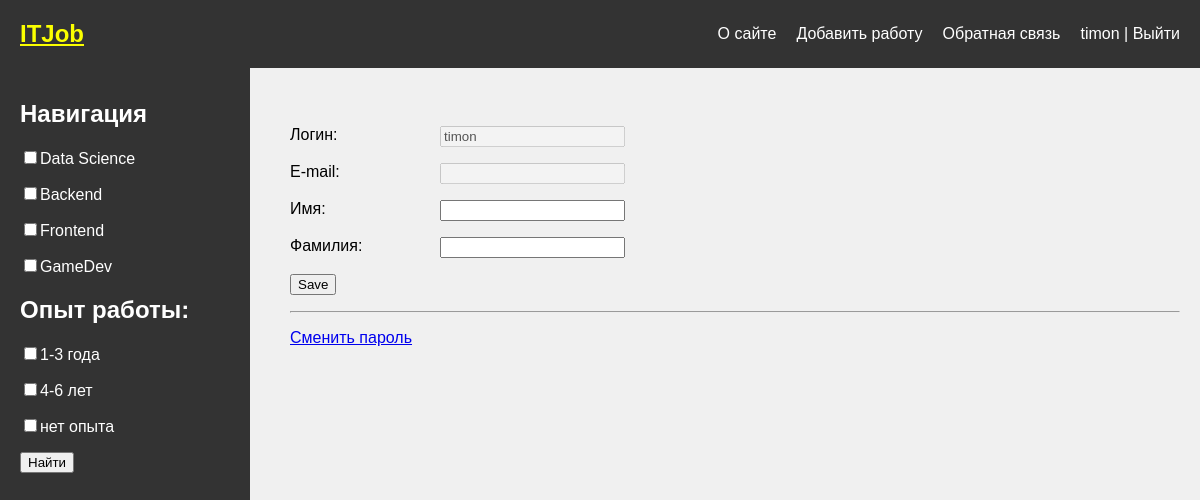
The page /users/profile/ (signed in) on the database its author committed.
### vacancies/models.py (models this page shows, shortened)
class Specification(models.Model):
    name = models.CharField(max_length=100,db_index=True)
    slug = models.SlugField(max_length=100)

class Experience(models.Model):
    exp=models.CharField(max_length=100)
    slug=models.SlugField(max_length=100)

### users/views.py (the view, shortened to what this page needs)
# urls.py: path('profile/',views.ProfileUser.as_view(),name='profile'),
class ProfileUser(LoginRequiredMixin,UpdateView):
    model = get_user_model()
    form_class=ProfileUserForm
    template_name='users/profile.html'
    extra_context = {'title': "Профиль пользователя"}
    def get_object(self,queryset = None):
        return self.request.user

### users/forms.py
class ProfileUserForm(forms.ModelForm):
    username=forms.CharField(disabled=True,label='Логин',widget=forms.TextInput(attrs={'class': 'form-input'}))
    email = forms.CharField(disabled=True, label='E-mail', widget=forms.TextInput(attrs={'class': 'form-input'}))
    class Meta:
        model=get_user_model()
        fields=['username','email','first_name','last_name']
        labels={
            'first_name':'Имя',
            'last_name':'Фамилия',
            }
        widgets={
            'first_name': forms.TextInput(attrs={'class': 'form-input'}),
            'last_name': forms.TextInput(attrs={'class': 'form-input'}),
            }

### users/context_processors.py (called while the page is built)
def get_main_context(request):
    return {'mainmenu':menu}

### vacancies/templatetags/vacancies_tags.py (called while the page is built)
@register.inclusion_tag('vacancies/list_categories.html')
def show_categories():
    cats = Specification.objects.all()
    exp = Experience.objects.all()
    return {'cats':cats, 'exp': exp}

@register.simple_tag()
def get_menu():
    return menu

### users/templates/users/profile.html (shortened to what this page needs)
{%extends 'base.html'%}
{%block content%}
{%for f in form%}
<p><label class="form-label" for="{{f.id_for_label}}">{{f.label}}: </label>{{f}}</p>
{%endfor%}
<p><button type="submit">Save</button></p>
<hr>
<p><a href="{%url 'users:password_change'%}">Сменить пароль</a></p>
{%endblock%}

### templates/base.html (shortened to what this page needs)
{% load static %}
{%load vacancies_tags%}
<!DOCTYPE html>
<html lang="ru">
<head>
    <link rel="stylesheet" href="{% static 'vacancies/css/style.css'%}"/>
</head>
<body>
{%block mainmenu %}
<div class="header">
<h1><a class="ITJob" href="{%url 'home' %}">ITJob</a></h1>
<nav>
        <ul>
            {%for m in mainmenu%}
            <li><a href="{% url m.url_name%}">{{m.title}}</a></li>
            {%endfor%}
            {%if user.is_authenticated%}
            <li class="last"> <a href="{% url 'users:profile' %}">{{user.username}}</a> | <a href="{% url 'users:logout' %}">Выйти</a></li>
            {%else%}
            <li class="last"><a href="{%url 'users:login'%}">Войти </a>| <a href="{% url 'users:register'%}">Регистрация</a></li>
            {%endif%}
        </ul>
</nav>
</div>
{%endblock%}
<div class="sidebar">
    <h2>Навигация</h2>
    <ul>
        {%show_categories %}
    </ul>
</div>
<div class="main-content">
</div>
<div class="content">
    {%block content%}
    {%endblock%}
</div>
<div class="content">
</div>
</body>
</html>

### vacancies/templates/vacancies/list_categories.html (shortened to what this page needs)
<form action="{% url 'sorting' %}" method="post">
    {%for c in cats %}
    <input type="checkbox" name="checkbox_{{c.id}}"><label for= 'id_{{c.id}}'>{{c.name}}</label> <p></p>
    {%endfor%}
    <h2>Опыт работы:</h2>
    {%for c in exp %}
    <input type="checkbox" name="tags_{{c.id}}"><label for= 'id_{{c.id}}'>{{c.exp}}</label> <p></p>
    {%endfor%}
    <p>
    <button type="submit" name="action">Найти</button></p>
</form>

### vacancies/static/vacancies/css/style.css (style rules this page uses)
body { font-family: Arial, sans-serif; background-color: #f0f0f0; margin: 0; padding: 0; display: flex; flex-direction: column; }
.header { background-color: #333; color: white; width: 100%; padding: 20px; box-sizing: border-box; position: fixed; top: 0; left: 0; z-index: 1000; display: flex; justify-content: space-between; align-items: center; }
.header h1 { font-size: 1.5em; margin: 0; }
.header nav ul { list-style-type: none; margin: 0; padding: 0; display: flex; }
.header nav ul li { margin-left: 20px; }
.header nav ul li a { color: white; text-decoration: none; }
.sidebar { background-color: #333; color: white; width: 250px; padding: 20px; box-sizing: border-box; position: fixed; top: 60px; left: 0; height: calc(100vh); }
.sidebar h2 { font-size: 1.5em; margin-bottom: 20px; }
.sidebar ul { list-style-type: none; padding: 0; }
.main-content { margin-left: 270px; margin-top: 50px; padding: 20px; box-sizing: border-box; width: calc(100% - 270px); }
.content { margin-left: 270px; margin-top: 0; padding: 20px; box-sizing: border-box; width: calc(100% - 270px); }
.form-label { display: inline-block; min-width: 150px; vertical-align: top; }
.ITJob { color: #fbff00; }

### rows shown on the page
Specification: name "Data Science"
Specification: name "Backend"
Specification: name "Frontend"
Specification: name "GameDev"
Experience: exp "1-3 года"
Experience: exp "4-6 лет"
Experience: exp "нет опыта"

### other values the page prints
{{ m.title }} "О сайте" "Добавить работу" "Обратная связь"
{{ user.username }} "timon"
{{ f.label }} "Логин" "E-mail" "Имя" "Фамилия"
